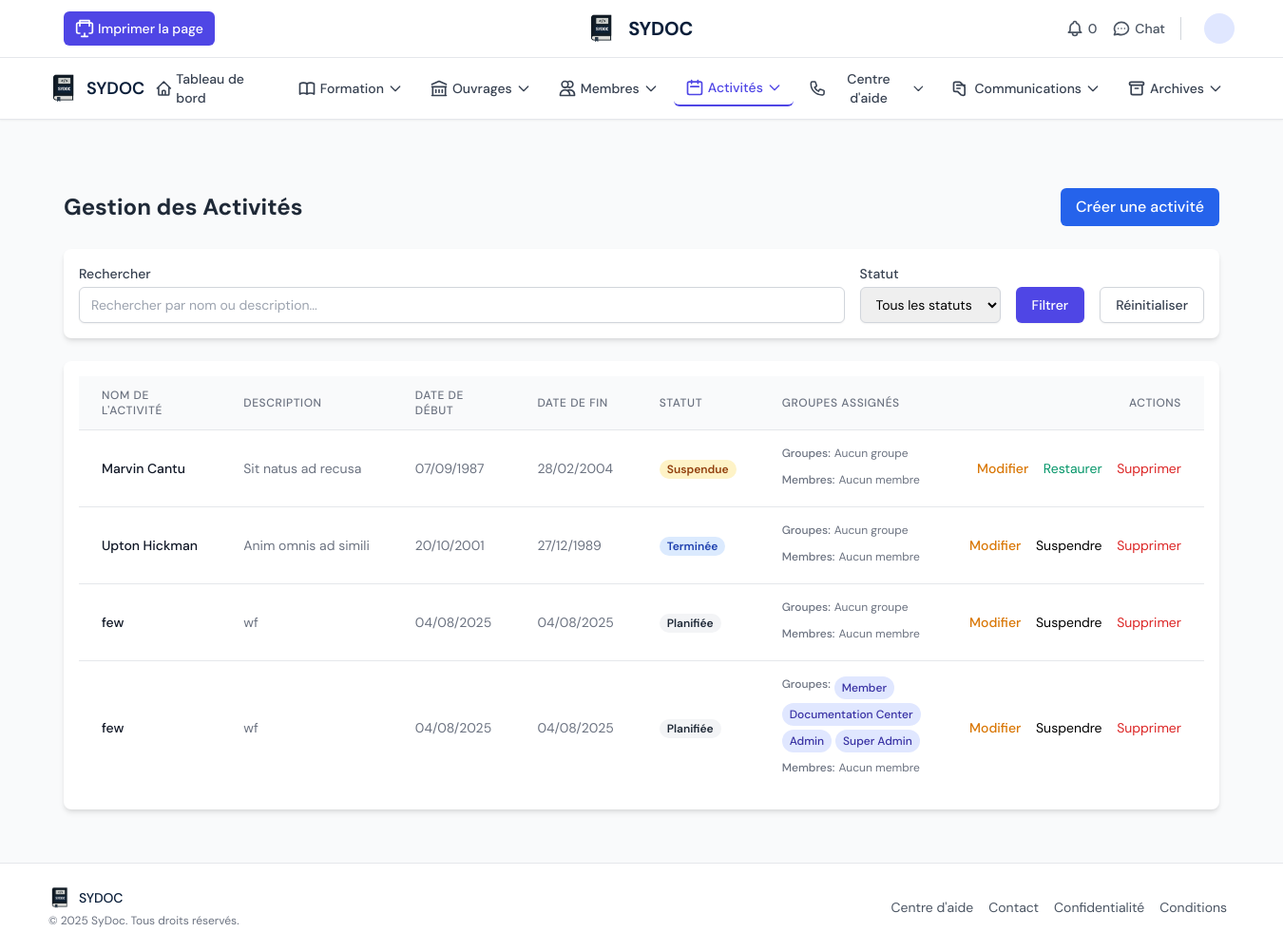
Page /center/activities/ on the committed database.
### core/models.py (models this page shows, shortened)
class Activity(models.Model):
    class Status(models.TextChoices):
        PLANNED = 'planned', 'Planifié'
        ACTIVE = 'active', 'Actif'
        INACTIVE = 'inactive', 'Inactif'
        COMPLETED = 'completed', 'Terminé'
        SUSPENDED = 'suspended', 'Suspendu'
        DELETED = 'deleted', 'Supprimé'
    documentation_center = models.ForeignKey(
        DocumentationCenter,
        on_delete=models.CASCADE,
        related_name='activities'
    )
    name = models.CharField(max_length=255, verbose_name="Nom de l'activité", help_text="Le nom officiel de l'activité.")
    description = models.TextField(blank=True, null=True, verbose_name="Description", help_text="Une description détaillée de l'activité.")
    start_date = models.DateField(blank=True, null=True, verbose_name="Date de début")
    end_date = models.DateField(blank=True, null=True, verbose_name="Date de fin")
    status = models.CharField(
        max_length=20,
        choices=Status.choices,
        default=Status.PLANNED,
        verbose_name="Statut"
    )
    created_at = models.DateTimeField(auto_now_add=True, verbose_name="Date de création")
    deleted_at = models.DateTimeField(blank=True, null=True, verbose_name="Date de suppression")
    is_deleted = models.BooleanField(default=False, verbose_name="Supprimé")
    class Meta:
        verbose_name = "Activité"
        verbose_name_plural = "Activités"
        ordering = ['name']

class ActivityGroupAssignment(models.Model):
    activity = models.ForeignKey(
        Activity,
        on_delete=models.CASCADE,
        related_name='group_assignments'
    )
    group = models.ForeignKey(
        'auth.Group',
        on_delete=models.CASCADE,
        related_name='activity_assignments',
        verbose_name="Groupe"
    )
    assigned_at = models.DateTimeField(auto_now_add=True)
    assigned_by = models.ForeignKey(
        User,
        on_delete=models.SET_NULL,
        null=True,
        related_name='assigned_activity_groups'
    )
    class Meta:
        unique_together = ('activity', 'group')
        verbose_name = "Affectation de Groupe à une Activité"
        verbose_name_plural = "Affectations de Groupes aux Activités"
        ordering = ['-assigned_at']

### center_panel/views.py (the view, shortened to what this page needs)
# urls.py: path('activities/', views.activity_list, name='activities'),
def activity_list(request):
    current_center = DocumentationCenter.objects.first()
    activities = Activity.objects.filter(documentation_center=current_center).prefetch_related('group_assignments__group', 'member_assignments__member')
    status_filter = request.GET.get('status')
    search_query = request.GET.get('search')
    if search_query:
        activities = activities.filter(
            Q(name__icontains=search_query) |
            Q(description__icontains=search_query)
        )
    if status_filter != 'deleted':
        activities = activities.exclude(is_deleted=True)
    context = {
        'current_center': current_center,
        'activities': activities,
        'status_filter': status_filter,
        'search_query': search_query,
    }
    return render(request, 'center_panel/activities.html', context)

### core/context_processors.py (called while the page is built)
def profile_processor(request):
    if request.user.is_authenticated:
        try:
            profile = request.user.profile
        except Profile.DoesNotExist:
            profile = Profile.objects.create(user=request.user)
        return {'profile': profile}
    return {}

### core/templatetags/custom_tags.py (called while the page is built, shortened)
@register.filter(name='has_group')
def has_group(user, group_names):
    if not user.is_authenticated:
        return False
    group_list = [name.strip() for name in group_names.split(',')]
    return user.groups.filter(name__in=group_list).exists()

@register.simple_tag
def get_unread_notification_count(user):
    if not user.is_authenticated:
        return 0

@register.simple_tag
def get_unread_chat_count(user):
    if not user.is_authenticated:
        return 0
    return ChatMessage.objects.filter(recipient=user, is_read=False).count()

### center_panel/templates/center_panel/activities.html (shortened to what this page needs)
{% extends 'center_panel/base.html' %}
{% load static %}
{% load custom_tags %}
{% block content %}
<div class="container mx-auto px-4 py-8">
    <div class="flex justify-between items-center mb-6">
        <h1 class="text-2xl font-bold text-gray-800">Gestion des Activités</h1>
        <a href="{% url 'center_panel:add_activity' %}" class="bg-blue-600 hover:bg-blue-700 text-white font-medium py-2 px-4 rounded-md transition duration-150 ease-in-out">
            Créer une activité
        </a>
    </div>
    <div class="mb-6 bg-white shadow-md rounded-lg p-4">
        <form method="GET" class="flex flex-col md:flex-row md:items-end gap-4">
            <div class="flex-1">
                <label for="search" class="block text-sm font-medium text-gray-700 mb-1">Rechercher</label>
                <input type="text" name="search" id="search" value="{{ search_query|default:'' }}"
                       class="mt-1 block w-full px-3 py-2 border border-gray-300 rounded-md shadow-sm focus:outline-none focus:ring-indigo-500 focus:border-indigo-500 sm:text-sm"
                       placeholder="Rechercher par nom ou description...">
            </div>
            <div>
                <label for="status" class="block text-sm font-medium text-gray-700 mb-1">Statut</label>
                <select name="status" id="status"
                        class="mt-1 block w-full px-3 py-2 border border-gray-300 rounded-md shadow-sm focus:outline-none focus:ring-indigo-500 focus:border-indigo-500 sm:text-sm">
                    <option value="">Tous les statuts</option>
                </select>
            </div>
            <div>
                <button type="submit" class="inline-flex items-center px-4 py-2 border border-transparent text-sm font-medium rounded-md shadow-sm text-white bg-indigo-600 hover:bg-indigo-700 focus:outline-none focus:ring-2 focus:ring-offset-2 focus:ring-indigo-500">
                    Filtrer
                </button>
            </div>
            <div>
                <a href="{% url 'center_panel:activities' %}" class="inline-flex items-center px-4 py-2 border border-gray-300 text-sm font-medium rounded-md shadow-sm text-gray-700 bg-white hover:bg-gray-50 focus:outline-none focus:ring-2 focus:ring-offset-2 focus:ring-indigo-500">
                    Réinitialiser
                </a>
            </div>
        </form>
    </div>
    <div class="bg-white shadow-md rounded-lg overflow-hidden">
        <div class="p-4">
            <table id="activity-table" class="min-w-full divide-y divide-gray-200" data-datatable data-export="true">
                <thead class="bg-gray-50">
                    <tr>
                        <th class="px-6 py-3 text-left text-xs font-medium text-gray-500 uppercase tracking-wider">Nom de l'activité</th>
                        <th class="px-6 py-3 text-left text-xs font-medium text-gray-500 uppercase tracking-wider">Description</th>
                        <th class="px-6 py-3 text-left text-xs font-medium text-gray-500 uppercase tracking-wider">Date de début</th>
                        <th class="px-6 py-3 text-left text-xs font-medium text-gray-500 uppercase tracking-wider">Date de fin</th>
                        <th class="px-6 py-3 text-left text-xs font-medium text-gray-500 uppercase tracking-wider">Statut</th>
                        <th class="px-6 py-3 text-left text-xs font-medium text-gray-500 uppercase tracking-wider">Groupes assignés</th>
                        {% if not user|has_group:'Member' %}
                        <th class="px-6 py-3 text-right text-xs font-medium text-gray-500 uppercase tracking-wider no-print">Actions</th>
                        {% endif %}
                    </tr>
                </thead>
                <tbody class="bg-white divide-y divide-gray-200">
                    {% for activity in activities %}
                    <tr class="hover:bg-gray-50">
                        <td class="px-6 py-4 whitespace-nowrap text-sm font-medium text-gray-900">
                            {{ activity.name }}
                        </td>
                        <td class="px-6 py-4 whitespace-nowrap text-sm text-gray-500">
                            {{ activity.description|truncatechars:50 }}
                        </td>
                        <td class="px-6 py-4 whitespace-nowrap text-sm text-gray-500">
                            {{ activity.start_date|date:"d/m/Y" }}
                        </td>
                        <td class="px-6 py-4 whitespace-nowrap text-sm text-gray-500">
                            {{ activity.end_date|date:"d/m/Y" }}
                        </td>
                        <td class="px-6 py-4 whitespace-nowrap">
                            {% if activity.is_deleted %}
                                <span class="px-2 inline-flex text-xs leading-5 font-semibold rounded-full bg-red-100 text-red-800">
                                    Supprimée
                                </span>
                            {% elif activity.status == 'active' %}
                                <span class="px-2 inline-flex text-xs leading-5 font-semibold rounded-full bg-green-100 text-green-800">
                                    Active
                                </span>
                            {% elif activity.status == 'completed' %}
                                <span class="px-2 inline-flex text-xs leading-5 font-semibold rounded-full bg-blue-100 text-blue-800">
                                    Terminée
                                </span>
                            {% elif activity.status == 'suspended' %}
                                <span class="px-2 inline-flex text-xs leading-5 font-semibold rounded-full bg-yellow-100 text-yellow-800">
                                    Suspendue
                                </span>
                            {% else %}
                                <span class="px-2 inline-flex text-xs leading-5 font-semibold rounded-full bg-gray-100 text-gray-800">
                                    Planifiée
                                </span>
                            {% endif %}
                        </td>
                        <td class="px-6 py-4 whitespace-nowrap">
                            <div class="flex flex-wrap gap-1 mb-2">
                                <div class="text-xs font-medium text-gray-500 mb-1">Groupes:</div>
                                {% for assignment in activity.group_assignments.all %}
                                    <span class="px-2 py-1 inline-flex text-xs leading-4 font-medium rounded-full bg-indigo-100 text-indigo-800">
                                        {{ assignment.group.name }}
                                    </span>
                                {% empty %}
                                    <span class="text-xs text-gray-500">Aucun groupe</span>
                                {% endfor %}
                            </div>
                            <div class="flex flex-wrap gap-1">
                                <div class="text-xs font-medium text-gray-500 mb-1">Membres:</div>
                                {% for assignment in activity.member_assignments.all %}
                                    <span class="px-2 py-1 inline-flex text-xs leading-4 font-medium rounded-full bg-green-100 text-green-800">
                                        {{ assignment.member.full_name }}
                                    </span>
                                {% empty %}
                                    <span class="text-xs text-gray-500">Aucun membre</span>
                                {% endfor %}
                            </div>
                        </td>
                        {% if not user|has_group:'Member' %}
                        <td class="px-6 py-4 whitespace-nowrap text-right text-sm font-medium no-print">
                            <a href="{% url 'center_panel:edit_activity' activity.pk %}" class="text-yellow-600 hover:text-yellow-900 mr-3">Modifier</a>
                            {% if not activity.is_deleted %}
                                {% if activity.status == 'suspended' %}
                                    <button type="button"
                                            class="text-green-600 hover:text-green-900 focus:outline-none mr-3"
                                            onclick="showRestoreModal({{ activity.pk }}, '{{ activity.name|escapejs }}')">
                                        Restaurer
                                    </button>
                                {% else %}
                                    <button type="button"
                                            class="text-orange-600 hover:text-orange-900 focus:outline-none mr-3"
                                            onclick="showSuspendModal({{ activity.pk }}, '{{ activity.name|escapejs }}')">
                                        Suspendre
                                    </button>
                                {% endif %}
                            {% endif %}
                            <button type="button"
                                    class="text-red-600 hover:text-red-900 focus:outline-none"
                                    onclick="showDeleteModal({{ activity.pk }}, '{{ activity.name|escapejs }}')">
                                {% if activity.is_deleted %}Supprimer définitivement{% else %}Supprimer{% endif %}
                            </button>
                        </td>
                        {% endif %}
                    </tr>
                    {% empty %}
                    <tr>
                        <td colspan="6" class="px-6 py-4 text-center text-sm text-gray-500">
                            Aucune activité n'a été trouvée.
                        </td>
                    </tr>
                    {% endfor %}
                </tbody>
            </table>
        </div>
    </div>
</div>
{% endblock %}

### center_panel/templates/center_panel/base.html (style rules this page uses)
body { display: flex; flex-direction: column; min-height: 100vh; font-family: 'DM Sans', sans-serif; background-color: #f9fafb; }

### rows in the picture
Activity: name "Marvin Cantu", description "Sit natus ad recusa", start_date "07/09/1987", end_date "28/02/2004", is_deleted "Suspendue"
Activity: name "Upton Hickman", description "Anim omnis ad simili", start_date "20/10/2001", end_date "27/12/1989", is_deleted "Terminée"
Activity: name "few", description "wf", start_date "04/08/2025", end_date "04/08/2025", is_deleted "Planifiée"
Activity: name "few", description "wf", start_date "04/08/2025", end_date "04/08/2025", is_deleted "Planifiée"
ActivityGroupAssignment: group.name "Member"
ActivityGroupAssignment: group.name "Documentation Center"
ActivityGroupAssignment: group.name "Admin"
ActivityGroupAssignment: group.name "Super Admin"
